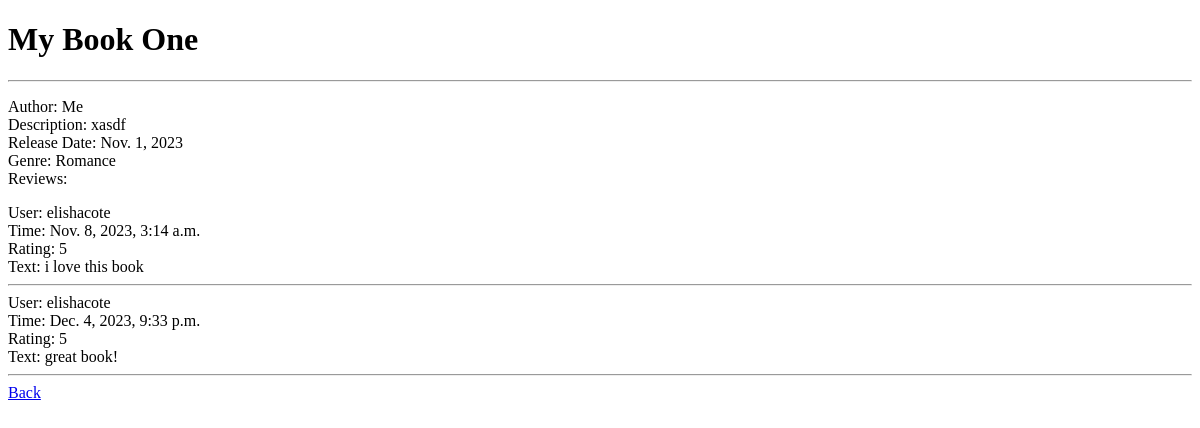
/book/1, run on an earlier commit of the app's database.
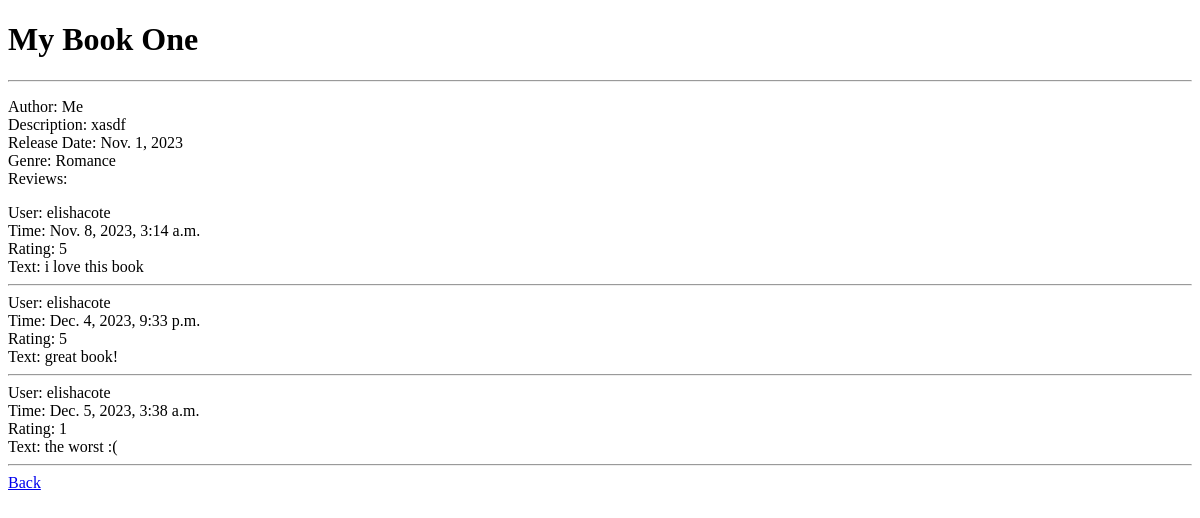
And on a later commit of the database.
### club/models.py (models this page shows, shortened)
class Reviews(models.Model):
    book = models.ForeignKey(Book, on_delete=models.CASCADE, related_name='reviews')
    user = models.ForeignKey(User, on_delete=models.CASCADE)
    text = models.TextField(blank=True)
    rating = models.IntegerField(default=0, validators=[MinValueValidator(0), MaxValueValidator(5)])
    time = models.DateTimeField(auto_now_add=True)

### club/views.py (the view)
# urls.py: path('book/<int:pk>', BookDetail.as_view(), name="book-details"),
class BookDetail(DetailView):
    model = Book
    template_name = 'book_details.html'

### club/models.py (called while the page is built)
    def __str__(self):
        return self.name

### club/templates/book_details.html (shortened to what this page needs)
<!DOCTYPE html>
<html lang="en">
<head>
</head>
<body>
    <h1>{{ book.book }}</h1>
    <hr>
    <p>
        Author: {{ book.author }}<br>
        Description: {{ book.description }}<br>
        Release Date: {{ book.release_date }}<br>
        Genre: {{ book.genre }}<br>
        Reviews:
        {% for review in book.reviews.all %}
            <div>
                User: {{ review.user.username }}<br>
                Time: {{ review.time }}<br>
                Rating: {{ review.rating }}<br>
                Text: {{ review.text }}<br>
            </div>
            <hr>
        {% empty %}
            <p>No reviews available.</p>
        {% endfor %}
        <a href="{% url 'books' %}">Back</a>
    </p>
</body>
</html>

What changed in the data, as far as the page shows it:
added Reviews: user.username "elishacote", time "Dec. 5, 2023, 3:38 a.m.", rating "1", text "the worst :("
